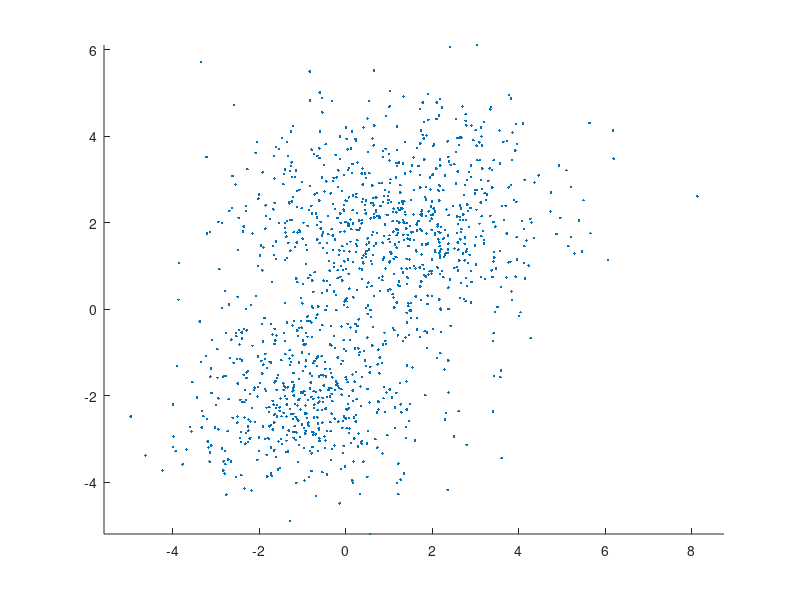

MATLAB code for this plot:
mul = [1 2];
sigmal = [3 .2; .2 2];
compl = mvnrnd(mul, sigmal, 800);

mu2 = [-1 -2];
sigma2 = [2 0; 0 1];
comp2 = mvnrnd(mu2, sigma2, 500);

X = [compl ; comp2]

figure
scatter(X(:,1), X(:,2), '.')
axis equal
